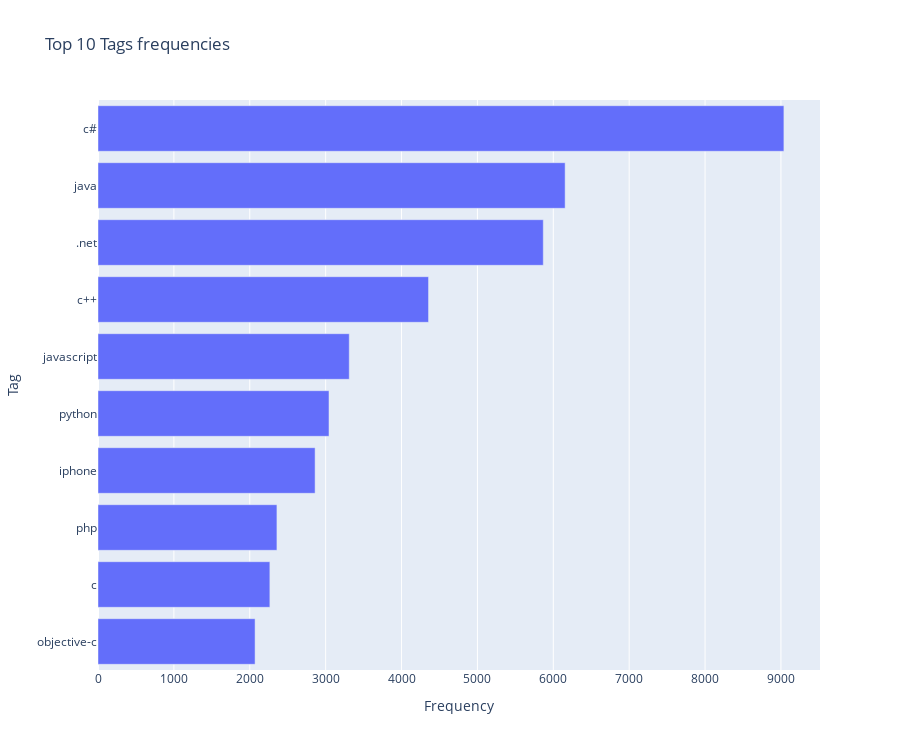

Source (notebook cell):
### Code cell
plot_frequencies(tags_frequencies,'Tags')

### Figure 1 — Plotly figure (JSON) as saved in the notebook; plotly's stock layout.template omitted (floating-point values rounded to 4 significant figures)
{"data": [{"alignmentgroup": "True", "hovertemplate": "Frequency=%{x}<br>Tag=%{y}<extra></extra>", "legendgroup": "", "marker": {"color": "#636efa", "pattern": {"shape": ""}}, "name": "", "offsetgroup": "", "orientation": "h", "showlegend": false, "textposition": "auto", "type": "bar", "x": [2070, 2265, 2358, 2861, 3044, 3311, 4356, 5868, 6156, 9039], "xaxis": "x", "y": ["objective-c", "c", "php", "iphone", "python", "javascript", "c++", ".net", "java", "c#"], "yaxis": "y"}], "layout": {"barmode": "relative", "height": 750, "legend": {"tracegroupgap": 0}, "title": {"text": "Top 10 Tags frequencies"}, "xaxis": {"anchor": "y", "domain": [0, 1], "title": {"text": "Frequency"}}, "yaxis": {"anchor": "x", "domain": [0, 1], "title": {"text": "Tag"}}}}
